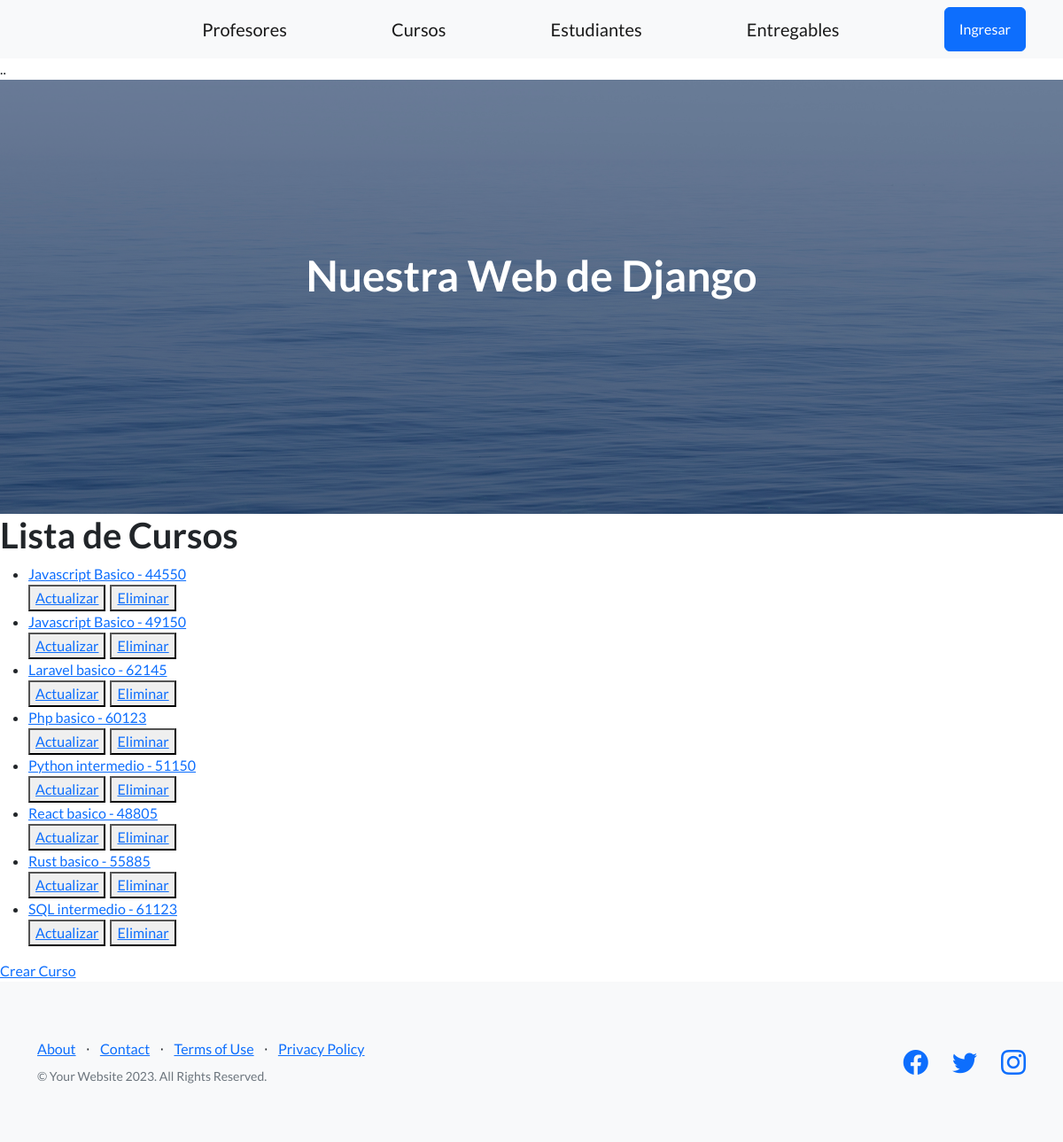
Page /app-coder/lista-curso/ on the committed database.
### AppCoder/models.py (models this page shows)
class Curso(models.Model):
  nombre = models.CharField(max_length=40)
  camada = models.IntegerField()
  def __str__(self):
    return f'{self.nombre} - {self.camada}'
  class Meta():
    verbose_name = 'Course'
    verbose_name_plural = 'The courses'
    ordering = ('nombre', 'camada')
    unique_together = ('nombre', 'camada')

### AppCoder/views.py (the view)
# urls.py: path('lista-curso/', CursoList.as_view(), name='ListaCursos'),
class CursoList(ListView):
  model = Curso
  template_name = 'curso_list.html'
  context_object_name = "cursos"

### AppCoder/templates/curso_list.html
{% extends 'padre.html' %} {% block contenidoQueCambia %}
<h1>Lista de Cursos</h1>
<ul>
  {% for curso in cursos %}
  <li>
    <a href="{% url 'DetalleCurso' curso.id %}"> {{curso}} </a>
  </li>
  <div style="display: flex; column-gap: 5px">
    <button>
      <a href="{% url 'EliminaCurso' curso.id %}"> Actualizar </a>
    </button>
    <button>
      <a href="{% url 'EliminaCurso' curso.id %}"> Eliminar </a>
    </button>
  </div>
  {% endfor %}
</ul>
<a href="{% url 'CreaCurso' %}">Crear Curso</a>
{% endblock contenidoQueCambia %}

### AppCoder/templates/padre.html (shortened to what this page needs)
<!DOCTYPE html>
<html lang="en">
  <head>
    {% load static %}
    <link
      href="https://cdn.jsdelivr.net/npm/bootstrap-icons@1.5.0/font/bootstrap-icons.css"
      rel="stylesheet"
      type="text/css"
    />
    <link href="{% static 'css/styles.css' %}" rel="stylesheet" />
    <link href="{% static 'css/mis_estilos.css' %}" rel="stylesheet" />
  </head>
  <body>
    {% include 'navbar.html' %}
    <header class="masthead">
      <div class="container position-relative">
        <div class="row justify-content-center">
          <div class="col-xl-6">
            <div class="text-center text-white">
              <h1 class="mb-5">Nuestra Web de Django</h1>
            </div>
          </div>
        </div>
      </div>
    </header>
    {% block contenidoQueCambia %} {% endblock contenidoQueCambia %}
    <footer class="footer bg-light">
      <div class="container">
        <div class="row">
          <div class="col-lg-6 h-100 text-center text-lg-start my-auto">
            <ul class="list-inline mb-2">
              <li class="list-inline-item"><a href="#!">About</a></li>
              <li class="list-inline-item">⋅</li>
              <li class="list-inline-item"><a href="#!">Contact</a></li>
              <li class="list-inline-item">⋅</li>
              <li class="list-inline-item"><a href="#!">Terms of Use</a></li>
              <li class="list-inline-item">⋅</li>
              <li class="list-inline-item"><a href="#!">Privacy Policy</a></li>
            </ul>
            <p class="text-muted small mb-4 mb-lg-0">
              &copy; Your Website 2023. All Rights Reserved.
            </p>
          </div>
          <div class="col-lg-6 h-100 text-center text-lg-end my-auto">
            <ul class="list-inline mb-0">
              <li class="list-inline-item me-4">
                <a href="#!"><i class="bi-facebook fs-3"></i></a>
              </li>
              <li class="list-inline-item me-4">
                <a href="#!"><i class="bi-twitter fs-3"></i></a>
              </li>
              <li class="list-inline-item">
                <a href="#!"><i class="bi-instagram fs-3"></i></a>
              </li>
            </ul>
          </div>
        </div>
      </div>
    </footer>
  </body>
</html>

### AppCoder/templates/navbar.html (shortened to what this page needs)
<nav class="navbar navbar-light bg-light static-top">
  <div class="container">
    <div class="home-button">
    </div>
    <a class="navbar-brand" href="{% url 'ListaProfesores' %}">Profesores</a>
    <a class="navbar-brand" href="{% url 'Cursos' %}">Cursos</a>
    <a class="navbar-brand" href="{% url 'Estudiantes' %}">Estudiantes</a>
    <a class="navbar-brand" href="{% url 'Entregables' %}">Entregables</a>
    <a class="btn btn-primary" href="#">Ingresar</a>
  </div>
</nav>
..

### AppCoder/static/css/mis_estilos.css (style rules this page uses)
.home-button { padding-right: 170px; margin-left: -150px; }

### rows in the picture
Curso: nombre+camada "Javascript Basico - 44550"
Curso: nombre+camada "Javascript Basico - 49150"
Curso: nombre+camada "Laravel basico - 62145"
Curso: nombre+camada "Php basico - 60123"
Curso: nombre+camada "Python intermedio - 51150"
Curso: nombre+camada "React basico - 48805"
Curso: nombre+camada "Rust basico - 55885"
Curso: nombre+camada "SQL intermedio - 61123"
